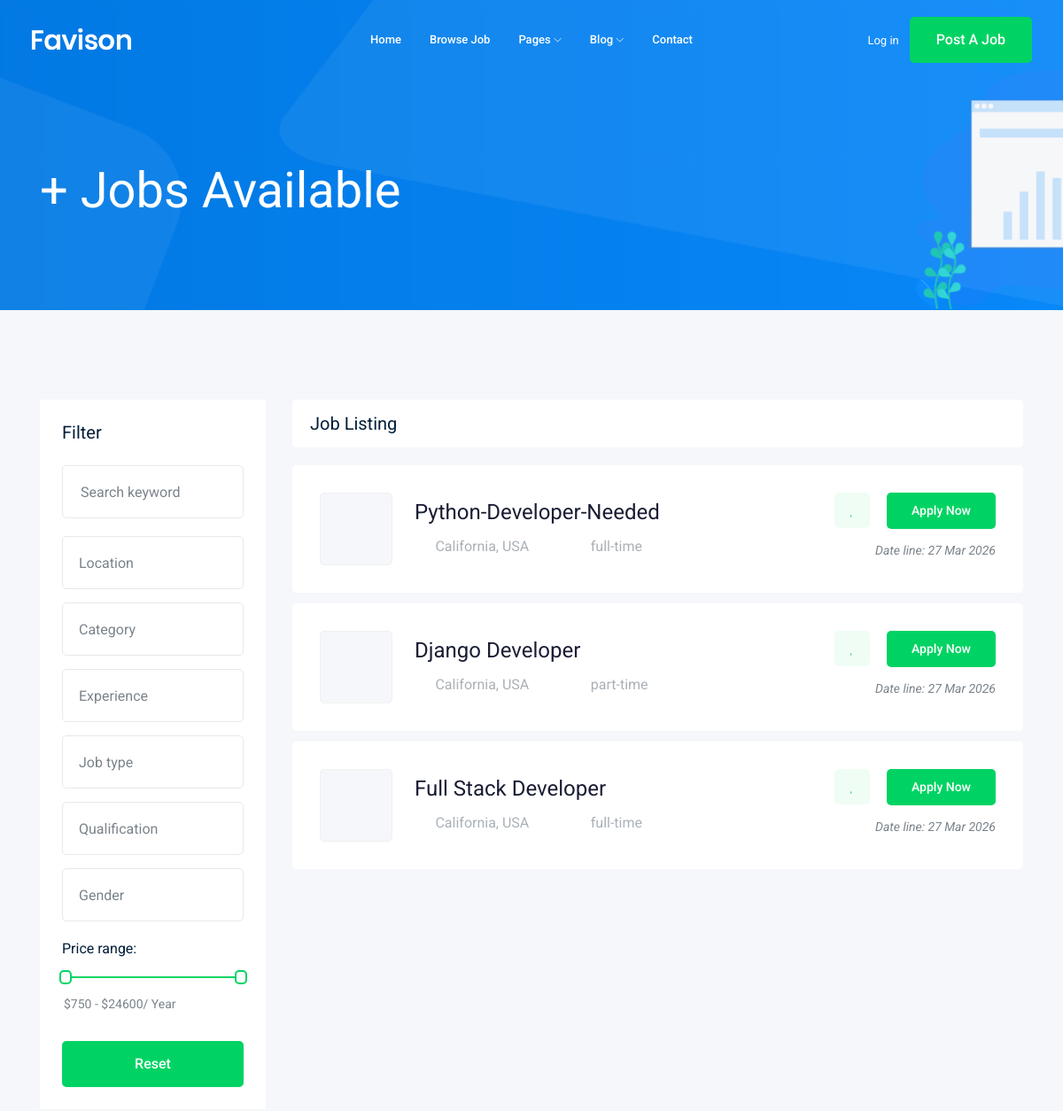
Before: /job/?page=2 (upper part) with the older database file.
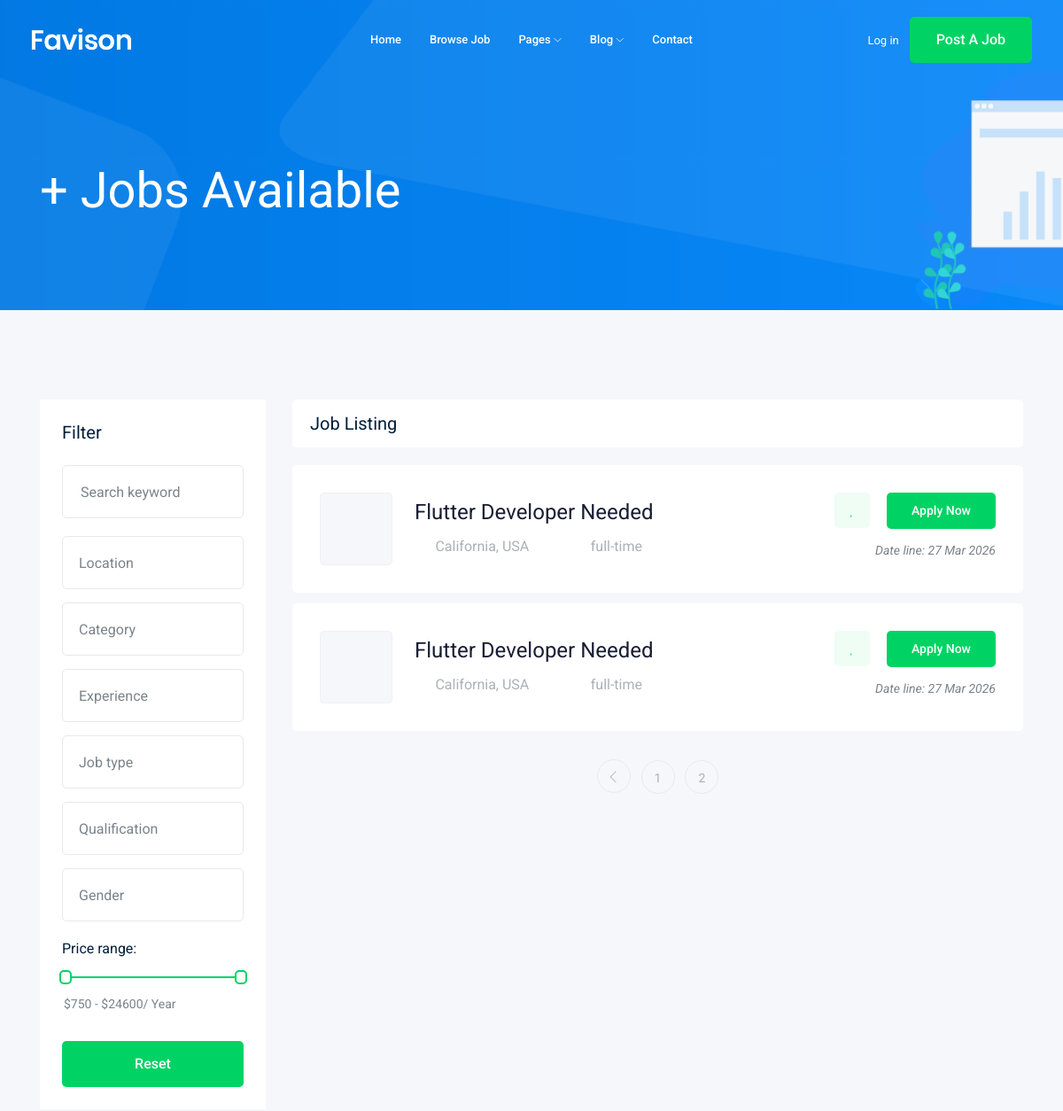
After: the same page with the newer database file.
### job/models.py (models this page shows, shortened)
class Job(models.Model): #table
    owner = models.ForeignKey('auth.User', related_name='job_owner', on_delete=models.CASCADE)
    title = models.CharField(max_length=100) #column
    description = models.TextField()
    job_type = models.CharField(max_length=15, choices=JOB_TYPE, default='full-time')
    salary = models.IntegerField(default=0)
    experience = models.IntegerField(default=1)
    published_at = models.DateTimeField(auto_now=True)
    vacancy = models.IntegerField(default=1)
    category = models.ForeignKey('Category', on_delete=models.CASCADE, null=True)
    image = models.ImageField(upload_to=image_upload, null=True , blank=True)
    slug = models.SlugField(null=True, blank=True)

### job/views.py (the view)
# urls.py: path('', views.job_list, name= 'job_list'),
def job_list(request):
    job_list = Job.objects.all()
    paginator = Paginator(job_list, 3)
    page_number = request.GET.get('page')
    job_list = paginator.get_page(page_number)
    context={'job_list': job_list}
    return render(request, 'job/job_list.html', context)

### job/templates/job/job_list.html (shortened to what the changed rows need)
{% extends 'base.html' %}
    {% block body %}
    <div class="job_listing_area plus_padding">
        <div class="container">
            <div class="row">
                <div class="col-lg-9">
                    <div class="job_lists m-0">
                        <div class="row">
                            {% for job in job_list %}
                            <div class="col-lg-12 col-md-12">
                                <div class="single_jobs white-bg d-flex justify-content-between">
                                    <div class="jobs_left d-flex align-items-center">
                                        <div class="thumb">
                                        </div>
                                        <div class="jobs_conetent">
                                            <a href="{% url 'job:job_detail' job.slug %}"><h4>{{ job.title }}</h4></a>
                                            <div class="links_locat d-flex align-items-center">
                                                <div class="location">
                                                    <p> <i class="fa fa-map-marker"></i> California, USA</p>
                                                </div>
                                                <div class="location">
                                                    <p> <i class="fa fa-clock-o"></i>{{ job.job_type }}</p>
                                                </div>
                                            </div>
                                        </div>
                                    </div>
                                    <div class="jobs_right">
                                        <div class="apply_now">
                                            <a class="heart_mark" href="#"> <i class="fa fa-heart"></i> </a>
                                            <a href="{% url 'job:job_detail' job.slug %}" class="boxed-btn3">Apply Now</a>
                                        </div>
                                        <div class="date">
                                            <p>Date line: {{job.published_at|date:'d M o'}}</p>
                                        </div>
                                    </div>
                                </div>
                            </div>
                            {% endfor %}
                        </div>
                        {%if job_list.has_other_pages%}
                        <div class="row">
                            <div class="col-lg-12">
                                <div class="pagination_wrap">
                                    <ul>
                                        {%if job_list.has_previous %}
                                        <li><a href="?page={{job_list.previous_page_number}}"> <i class="ti-angle-left"></i> </a></li>
                                        {% endif %}
                                        {% for i in job_list.paginator.page_range%}
                                        <li><a href="?page={{i}}"><span>{{i}}</span></a></li>
                                        {% endfor %}
                                    </ul>
                                </div>
                            </div>
                        </div>
                        {% endif %}
                    </div>
                </div>
            </div>
        </div>
    </div>
    {% endblock body %}

Changed rows visible on the page:
no longer on this page (row unchanged): Job: title "Python-Developer-Needed", job_type "full-time", published_at "27 Mar 2026"
no longer on this page (row unchanged): Job: title "Django Developer", job_type "part-time", published_at "27 Mar 2026"
no longer on this page (row unchanged): Job: title "Full Stack Developer", job_type "full-time", published_at "27 Mar 2026"
added Job: title "Flutter Developer Needed", job_type "full-time", published_at "27 Mar 2026"
added Job: title "Flutter Developer Needed", job_type "full-time", published_at "27 Mar 2026"
Other visible differences:
new list line: "1"
new list line: "2"
